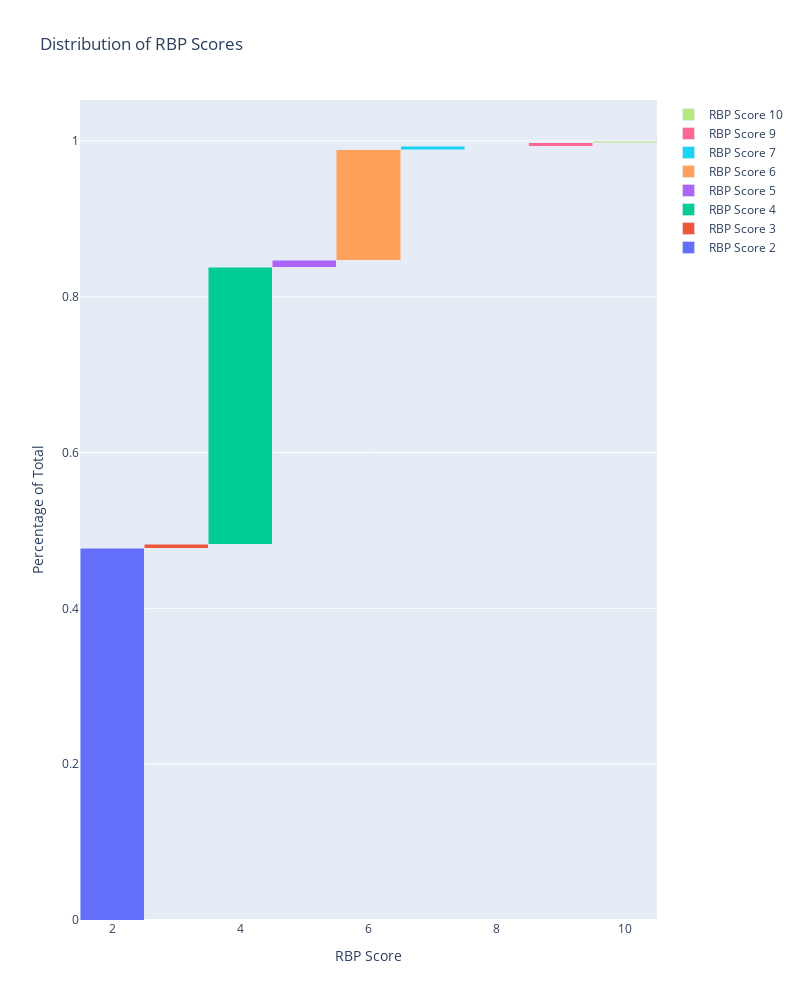

Notebook code cell kept with this figure:
### Code cell
# Count the occurrences of each score
# Normalize counts to get percentages
score_distribution = df['rbp_score'].value_counts(normalize=True).sort_index(ascending=True)

# Creating trace for each score
traces = []
bottom = None
for score, percentage in score_distribution.items():
    if bottom is None:
        trace = go.Bar(x=[score], y=[percentage], name=f'RBP Score {score}')
    else:
        trace = go.Bar(x=[score], y=[percentage], name=f'RBP Score {score}', base=bottom)
    if bottom is None:
        bottom = percentage
    else:
        bottom += percentage
    traces.append(trace)

# Plotting
layout = go.Layout(
    title='Distribution of RBP Scores',
    xaxis=dict(title='RBP Score'),
    yaxis=dict(title='Percentage of Total'),
    bargap=0,
    barmode='stack',
    height=1000,
    width=800
)
fig = go.Figure(data=traces, layout=layout)
fig.show()

### Figure 1 — Plotly figure (JSON) as saved in the notebook; plotly's stock layout.template omitted (floating-point values rounded to 4 significant figures)
{"data": [{"name": "RBP Score 2", "type": "bar", "x": [2], "y": [0.477]}, {"base": 0.477, "name": "RBP Score 3", "type": "bar", "x": [3], "y": [0.00561]}, {"base": 0.4826, "name": "RBP Score 4", "type": "bar", "x": [4], "y": [0.3555]}, {"base": 0.838, "name": "RBP Score 5", "type": "bar", "x": [5], "y": [0.009006]}, {"base": 0.847, "name": "RBP Score 6", "type": "bar", "x": [6], "y": [0.1418]}, {"base": 0.9889, "name": "RBP Score 7", "type": "bar", "x": [7], "y": [0.004507]}, {"base": 0.9934, "name": "RBP Score 9", "type": "bar", "x": [9], "y": [0.004566]}, {"base": 0.998, "name": "RBP Score 10", "type": "bar", "x": [10], "y": [0.002043]}], "layout": {"bargap": 0, "barmode": "stack", "height": 1000, "title": {"text": "Distribution of RBP Scores"}, "width": 800, "xaxis": {"title": {"text": "RBP Score"}}, "yaxis": {"title": {"text": "Percentage of Total"}}}}
